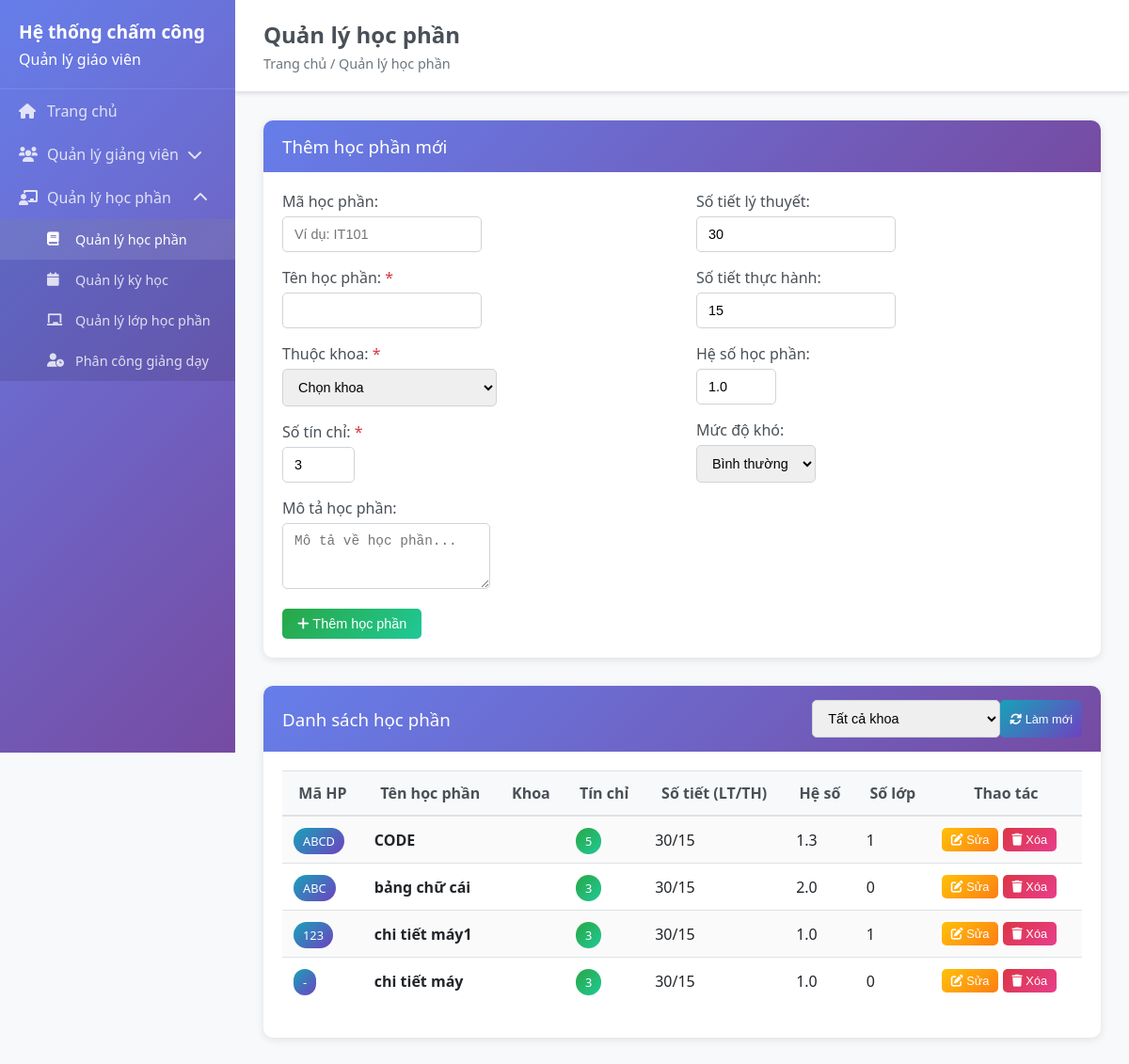
Page /subjects on the committed database.
### backend/models/subject.py (models this page shows, shortened)
class Subject(BaseModel):
    __tablename__ = 'subjects'
    code = db.Column(db.String(20), unique=True, nullable=True)
    name = db.Column(db.String(100), nullable=False)
    credits = db.Column(db.Integer, default=3)
    department_id = db.Column(db.Integer, db.ForeignKey('departments.id'), nullable=True, default=1)
    theory_hours = db.Column(db.Integer, default=0)
    practice_hours = db.Column(db.Integer, default=0)
    total_hours = db.Column(db.Integer, default=0)
    subject_coefficient = db.Column(db.Numeric(3, 2), default=1.0)
    difficulty_level = db.Column(db.String(20), default='normal')
    description = db.Column(db.Text, nullable=True)
    prerequisites = db.Column(db.Text, nullable=True)
    department = db.Column(db.String(100), nullable=True)
    student_count = db.Column(db.Integer, default=0)
    is_active = db.Column(db.Boolean, default=True)
    department_ref = db.relationship('Department', foreign_keys=[department_id], backref='subjects')
    @property
    def total_classes(self):
        try:
            from models.teaching_assignment import TeachingAssignment
            return TeachingAssignment.query.filter_by(subject_id=self.id).count()
        except:
            return 0

### backend/app.py (the view, shortened to what this page needs)
@app.route('/subjects')
def subjects():
    try:
        subjects_list = []
        departments_list = []
        if 'Subject' in globals():
            subjects_list = Subject.query.filter_by(is_active=True).order_by(Subject.created_at.desc()).all()
        if 'Department' in globals():
            departments_list = Department.query.filter_by(is_active=True).order_by(Department.name).all()
            print(f"Found {len(departments_list)} departments for subjects")
        return render_template('subjects.html',
                             subjects=subjects_list,
                             departments=departments_list)
    except Exception as e:
        print(f"Error in subjects route: {e}")
        import traceback
        traceback.print_exc()
        return render_template('subjects.html', subjects=[], departments=[])

### frontend/templates/subjects.html (shortened to what this page needs)
<!DOCTYPE html>
<html lang="en">
<head>
    <link rel="stylesheet" href="{{ url_for('static', filename='css/style.css') }}">
</head>
<body>
    {% extends "base.html" %}
    {% block page_title %}Quản lý học phần{% endblock %}
    {% block breadcrumb %}Trang chủ / Quản lý học phần{% endblock %}
    {% block content %}
    <div class="card">
        <div class="card-header">
            <h3>Thêm học phần mới</h3>
        </div>
        <div class="card-body">
            <form id="subject-form">
                <div class="row">
                    <div class="col-md-6">
                        <div class="form-group">
                            <label for="subject-code">Mã học phần:</label>
                            <input type="text" id="subject-code" name="code" class="form-control" placeholder="Ví dụ: IT101">
                        </div>
                        <div class="form-group">
                            <label for="subject-name">Tên học phần: <span class="text-danger">*</span></label>
                            <input type="text" id="subject-name" name="name" class="form-control" required>
                        </div>
                        <div class="form-group">
                            <label for="subject-department">Thuộc khoa: <span class="text-danger">*</span></label>
                            <select id="subject-department" name="department_id" class="form-control" required>
                                <option value="">Chọn khoa</option>
                            </select>
                        </div>
                        <div class="form-group">
                            <label for="subject-credits">Số tín chỉ: <span class="text-danger">*</span></label>
                            <input type="number" id="subject-credits" name="credits" class="form-control" min="1" max="10" value="3" required>
                        </div>
                    </div>
                    <div class="col-md-6">
                        <div class="form-group">
                            <label for="subject-theory-hours">Số tiết lý thuyết:</label>
                            <input type="number" id="subject-theory-hours" name="theory_hours" class="form-control" min="0" value="30">
                        </div>
                        <div class="form-group">
                            <label for="subject-practice-hours">Số tiết thực hành:</label>
                            <input type="number" id="subject-practice-hours" name="practice_hours" class="form-control" min="0" value="15">
                        </div>
                        <div class="form-group">
                            <label for="subject-coefficient">Hệ số học phần:</label>
                            <input type="number" id="subject-coefficient" name="subject_coefficient" class="form-control" step="0.1" min="0.5" max="3.0" value="1.0">
                        </div>
                        <div class="form-group">
                            <label for="subject-difficulty">Mức độ khó:</label>
                            <select id="subject-difficulty" name="difficulty_level" class="form-control">
                                <option value="normal">Bình thường</option>
                            </select>
                        </div>
                    </div>
                </div>
                <div class="form-group">
                    <label for="subject-description">Mô tả học phần:</label>
                    <textarea id="subject-description" name="description" class="form-control" rows="3" placeholder="Mô tả về học phần..."></textarea>
                </div>
                <button type="submit" class="btn btn-success" id="submit-btn">
                    <i class="fas fa-plus"></i> Thêm học phần
                </button>
            </form>
        </div>
    </div>
    <div class="card">
        <div class="card-header d-flex justify-content-between align-items-center">
            <h3>Danh sách học phần</h3>
            <div class="d-flex">
                <select id="filter-department" class="form-control mr-2" style="width: 200px;">
                    <option value="">Tất cả khoa</option>
                </select>
                <button class="btn btn-info btn-sm" onclick="refreshSubjectsList()">
                    <i class="fas fa-sync-alt"></i> Làm mới
                </button>
            </div>
        </div>
        <div class="card-body">
            <div class="table-responsive">
                <table class="table table-striped" id="subjects-table">
                    <thead>
                        <tr>
                            <th>Mã HP</th>
                            <th>Tên học phần</th>
                            <th>Khoa</th>
                            <th>Tín chỉ</th>
                            <th>Số tiết (LT/TH)</th>
                            <th>Hệ số</th>
                            <th>Số lớp</th>
                            <th>Thao tác</th>
                        </tr>
                    </thead>
                    <tbody>
                        {% for subject in subjects %}
                        <tr>
                            <td><span class="badge badge-info">{{ subject.code or '-' }}</span></td>
                            <td><strong>{{ subject.name }}</strong></td>
                            <td>{{ subject.department_abbreviation }}</td>
                            <td><span class="badge badge-success">{{ subject.credits }}</span></td>
                            <td>{{ subject.theory_hours }}/{{ subject.practice_hours }}</td>
                            <td>{{ "%.1f"|format(subject.subject_coefficient) }}</td>
                            <td>{{ subject.total_classes }}</td>
                            <td>
                                <button class="btn btn-warning btn-sm" onclick="editSubject({{ subject.id }})">
                                    <i class="fas fa-edit"></i> Sửa
                                </button>
                                <button class="btn btn-danger btn-sm" onclick="deleteSubject({{ subject.id }})">
                                    <i class="fas fa-trash"></i> Xóa
                                </button>
                            </td>
                        </tr>
                        {% else %}
                        <tr>
                            <td colspan="8" class="text-center">Chưa có học phần nào</td>
                        </tr>
                        {% endfor %}
                    </tbody>
                </table>
            </div>
        </div>
    </div>
    {% endblock %}

### frontend/static/css/style.css (style rules this page uses)
* { margin: 0; padding: 0; box-sizing: border-box; }
body { font-family: 'Segoe UI', Tahoma, Geneva, Verdana, sans-serif; background-color: #f8f9fa; color: #333; }
.card { background: white; border-radius: 10px; box-shadow: 0 2px 10px rgba(0,0,0,0.1); margin-bottom: 30px; border: none; }
.card-header { background: linear-gradient(135deg, #667eea 0%, #764ba2 100%); color: white; padding: 15px 20px; border-radius: 10px 10px 0 0; border-bottom: none; }
.card-header h3, .card-header h5 { margin: 0; font-weight: 500; }
.card-body { padding: 20px; }
.form-group { margin-bottom: 1rem; }
.form-group label { font-weight: 500; margin-bottom: 5px; display: block; color: #495057; }
.form-control { border: 1px solid #ced4da; border-radius: 5px; padding: 10px 12px; font-size: 0.9rem; transition: all 0.3s ease; }
.btn { border-radius: 5px; padding: 8px 16px; font-size: 0.9rem; font-weight: 500; border: none; cursor: pointer; transition: all 0.3s ease; text-decoration: none; display: inline-block; }
.btn-success { background: linear-gradient(135deg, #28a745, #20c997); color: white; }
.btn-warning { background: linear-gradient(135deg, #ffc107, #fd7e14); color: white; }
.btn-danger { background: linear-gradient(135deg, #dc3545, #e83e8c); color: white; }
.btn-info { background: linear-gradient(135deg, #17a2b8, #6f42c1); color: white; }
.btn-sm { padding: 5px 10px; font-size: 0.8rem; }
.table { width: 100%; margin-bottom: 1rem; color: #212529; border-collapse: collapse; }
.table th, .table td { padding: 12px; vertical-align: middle; border-top: 1px solid #dee2e6; }
.table thead th { background-color: #f8f9fa; border-bottom: 2px solid #dee2e6; font-weight: 600; color: #495057; }
.table-striped tbody tr:nth-of-type(odd) { background-color: rgba(0,0,0,0.02); }
.table-responsive { overflow-x: auto; }
.badge { padding: 5px 10px; border-radius: 20px; font-size: 0.8rem; font-weight: 500; }
.badge-info { background: linear-gradient(135deg, #17a2b8, #6f42c1); color: white; }
.badge-success { background: linear-gradient(135deg, #28a745, #20c997); color: white; }
.text-danger { color: #dc3545; }
.d-flex { display: flex; }
.justify-content-between { justify-content: space-between; }
.align-items-center { align-items: center; }
.row { display: flex; flex-wrap: wrap; margin: 0 -15px; }
.col-md-3, .col-md-4, .col-md-6, .col-md-8, .col-12 { padding: 0 15px; }
.col-md-6 { flex: 0 0 50%; max-width: 50%; }

### rows in the picture
Subject: code "ABCD", name "CODE", credits "5", theory_hours "30", practice_hours "15", subject_coefficient "1.3", total_classes "1"
Subject: code "ABC", name "bảng chữ cái", credits "3", theory_hours "30", practice_hours "15", subject_coefficient "2.0", total_classes "0"
Subject: code "123", name "chi tiết máy1", credits "3", theory_hours "30", practice_hours "15", subject_coefficient "1.0", total_classes "1"
Subject: code "-", name "chi tiết máy", credits "3", theory_hours "30", practice_hours "15", subject_coefficient "1.0", total_classes "0"
